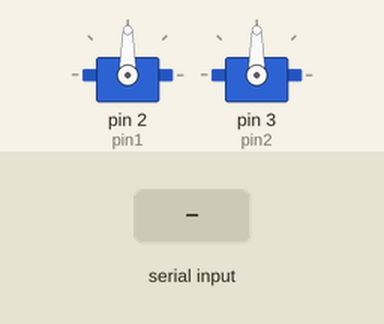
Recording of a sketch running on a simulated Arduino Uno, built with avr-gcc and run on an emulated ATmega328P. On the bench: 2 × servo. The inputs (shaded band) are chosen by the test bench. Not simulated (calls return 0 or success): arduino_secrets.h.

Above: at 1.2 s.
1.3 s: "90,45\n" received over Serial
At 1.6 s:
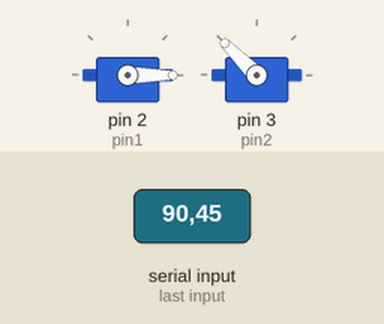
2.8 s: "30,150\n" received over Serial
At 4.0 s:
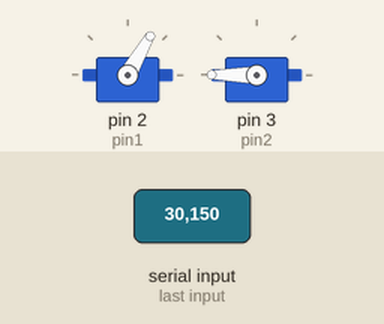
4.3 s: "1,90\n" received over Serial
At 5.1 s:
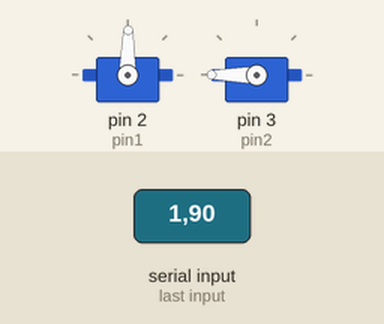
Timing chart, 0 to 7.3 s (numbered marks = the images above; inputs shaded):
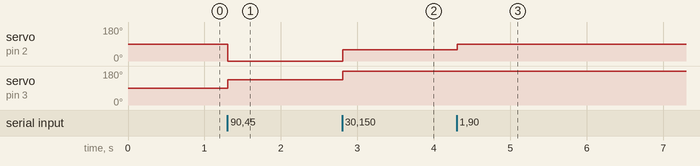

Measured:
- after the input at 1.3 s, servo on pin 2 (pin1): 90° → 0° at once; servo on pin 3 (pin2): 90° → 135° at once
- after the input at 2.8 s, servo on pin 2 (pin1): 0° → 60° at once; servo on pin 3 (pin2): 135° → 180° at once
- after the input at 4.3 s, servo on pin 2 (pin1): 60° → 89° at once

The sketch:

2R-servo-diver.ino
```cpp
#include "arduino_secrets.h"

#include <Servo.h>

Servo servo1; // Pin 3
Servo servo2; // Pin 10

const int pin1 = 2; //ConexiÃ³n de q1
const int pin2 = 3; //ConexiÃ³n de q2

const int offsetq1 = 0; // Este offset hay que configurarlo antes de programar el robot.
const int offsetq2 = 0; // Al enviar servo1=90, servo2=90. Los brazos deben estar alineados al eje X.

// Handshake settings: Matlab busca por los puertos COM disponibles. Manda un mensaje y espera una respuesta con un A.
const char HANDSHAKE_QUERY = '?';
const char HANDSHAKE_RESPONSE = 'A'; // 'A' for Ack/Arduino

void setup() {
  servo1.attach(pin1);
  servo2.attach(pin2);

  // Start serial communication
  Serial.begin(9600);

  // Set default positions
  servo1.write(90 + offsetq1);
  servo2.write(90 + offsetq2);
}

void loop() {
  if (Serial.available() > 0) {
    // Peek at the first character without removing it to check message type
    char firstChar = Serial.peek();

    // CASE 1: Handshake Request
    if (firstChar == HANDSHAKE_QUERY) {
      Serial.read(); // Consume the '?'
      Serial.println(HANDSHAKE_RESPONSE); // Send 'A' back to MATLAB

      // Clear any junk remaining in buffer
      while(Serial.available()) Serial.read();
    }

    // CASE 2: Servo Command (Expected format: "90,180\n")
    else {
      // Parse the first integer
      int angle1 = 90 - Serial.parseInt() + offsetq1;

      // Parse the second integer (it automatically skips the comma)
      int angle2 = Serial.parseInt() + 90 + offsetq2;

      // Read the terminator (newline) to finish the command
      if (Serial.read() == '\n') {

        // Constrain and write
        angle1 = constrain(angle1, 0, 180);
        angle2 = constrain(angle2, 0, 180);

        servo1.write(angle1);
        servo2.write(angle2); //Invertida porque el servo estÃ¡ de boca abajo.
      }
    }
  }
}
```
